Frame 1 (no input): blank canvas, image omitted
Frame 60 (no input): blank canvas, image omitted
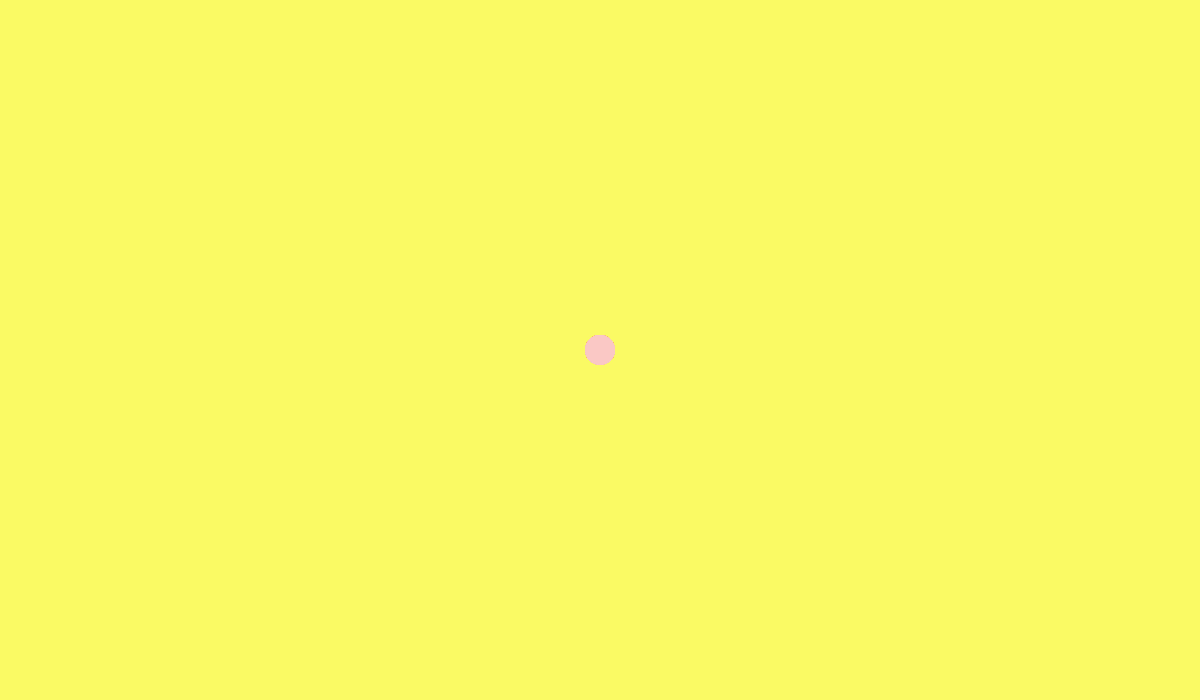
Frame 120 (the mouse pressed at the canvas centre since frame 60)

The p5.js sketch whose frames 1 and 60 were blank and that drew this single picture after the mouse press (run headless with seeded random() and noise() and a simulated clock; from frame 60 on, the mouse is pressed at the canvas centre):

// p5.js sketch
// ── sketch.js
function setup() {
	createCanvas(windowWidth, 700);
	background(250,250,100);
}

function draw() {
	noStroke();
	fill(250,200,200,60);
	ellipse(mouseX,mouseY,30,30);
}

function mousePressed()
{
	background(250,250,100);
}
